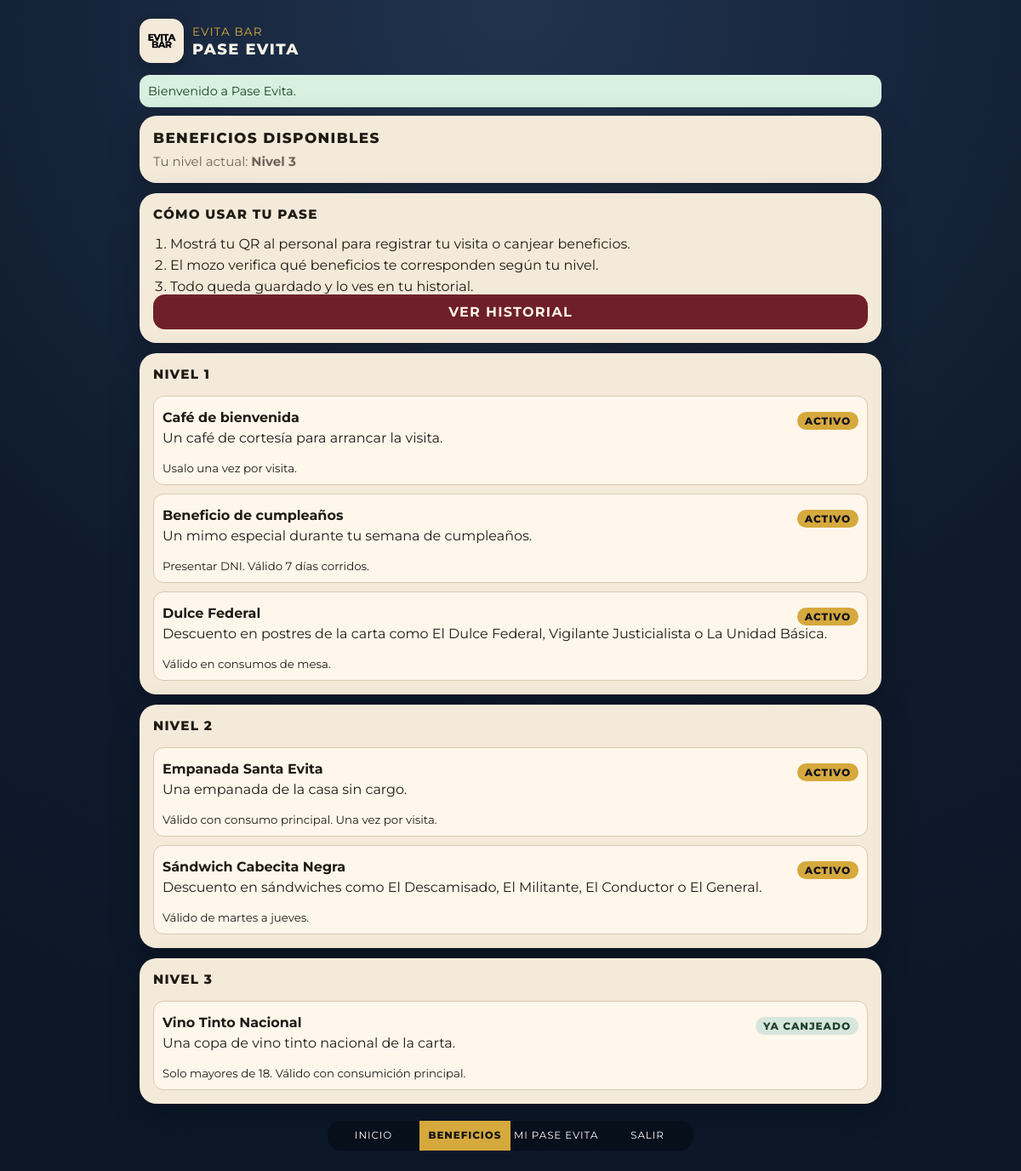
/benefits.php (signed in), run on the app's committed database.
### tables this page shows
CREATE TABLE users (
  id BIGINT UNSIGNED AUTO_INCREMENT PRIMARY KEY,
  name VARCHAR(120) NOT NULL,
  dni VARCHAR(20) NOT NULL,
  phone VARCHAR(25) NOT NULL,
  birthdate DATE NOT NULL,
  email VARCHAR(160) NOT NULL,
  password_hash VARCHAR(255) NOT NULL,
  password_reset_required TINYINT(1) NOT NULL DEFAULT 0,
  password_reset_at DATETIME NULL,
  password_reset_by BIGINT UNSIGNED NULL,
  role ENUM('client', 'staff', 'admin') NOT NULL DEFAULT 'client',
  level TINYINT UNSIGNED NOT NULL DEFAULT 1,
  visits_count INT UNSIGNED NOT NULL DEFAULT 0,
  qr_token CHAR(64) NOT NULL,
  created_at DATETIME NOT NULL,
  updated_at DATETIME NOT NULL,
  UNIQUE KEY uniq_users_dni (dni),
  UNIQUE KEY uniq_users_email (email),
  UNIQUE KEY uniq_users_phone (phone),
  UNIQUE KEY uniq_users_qr_token (qr_token),
  KEY idx_users_level (level),
  KEY idx_users_role (role)
);

CREATE TABLE benefits (
  id BIGINT UNSIGNED AUTO_INCREMENT PRIMARY KEY,
  title VARCHAR(150) NOT NULL,
  description TEXT NOT NULL,
  required_level TINYINT UNSIGNED NOT NULL DEFAULT 1,
  conditions VARCHAR(255) NULL,
  active TINYINT(1) NOT NULL DEFAULT 1,
  sort_order INT NOT NULL DEFAULT 0,
  created_at DATETIME NOT NULL,
  updated_at DATETIME NOT NULL,
  KEY idx_benefits_filters (active, required_level, sort_order)
);

### config/database.php (called while the page is built, shortened)
<?php
function db(): PDO
{
    static $pdo = null;
    if ($pdo instanceof PDO) {
        return $pdo;
    }
    $localConfig = [];
    $host = ($localConfig['db.host'] ?? getenv('DB_HOST')) ?: '127.0.0.1';
    $port = ($localConfig['db.port'] ?? getenv('DB_PORT')) ?: '3306';
    $dbname = ($localConfig['db.name'] ?? getenv('DB_NAME')) ?: 'pase_evita';
    $user = ($localConfig['db.user'] ?? getenv('DB_USER')) ?: 'root';
    $pass = ($localConfig['db.pass'] ?? getenv('DB_PASS')) ?: '';
    $dsn = "mysql:host={$host};port={$port};dbname={$dbname};charset=utf8mb4";
    $options = [
        PDO::ATTR_ERRMODE => PDO::ERRMODE_EXCEPTION,
        PDO::ATTR_DEFAULT_FETCH_MODE => PDO::FETCH_ASSOC,
        PDO::ATTR_EMULATE_PREPARES => false,
    ];
    $pdo = new PDO($dsn, $user, $pass, $options);
    return $pdo;
}

### includes/auth.php (called while the page is built, shortened)
<?php
require_once __DIR__ . '/../config/database.php';
require_once __DIR__ . '/functions.php';
function current_user(): ?array
{
    $stmt = db()->prepare('SELECT * FROM users WHERE id = :id LIMIT 1');
    $stmt->execute(['id' => $_SESSION['user_id']]);
    $user = $stmt->fetch();
    return $user ?: null;
}
function require_login(array $roles = ['client', 'staff', 'admin']): array
{
    $user = current_user();
    $scriptName = basename((string) ($_SERVER['SCRIPT_NAME'] ?? ''));
    if (
        $user['role'] === 'client'
        && userRequiresPasswordChange((int) $user['id'])
        && !in_array($scriptName, ['change-password.php', 'login.php', 'logout.php'], true)
    ) {
        header('Location: /public/change-password.php');
        exit;
    }
    return $user;
}

### includes/functions.php (called while the page is built, shortened)
<?php
require_once __DIR__ . '/../config/database.php';
function e(string $value): string
{
    return htmlspecialchars($value, ENT_QUOTES, 'UTF-8');
}
function userRequiresPasswordChange(int $userId): bool
{
    $stmt = db()->prepare('SELECT password_reset_required FROM users WHERE id = :id LIMIT 1');
    $stmt->execute(['id' => $userId]);
    $user = $stmt->fetch();
    return !empty($user) && (int) $user['password_reset_required'] === 1;
}
function activeBenefitsByLevel(): array
{
    $stmt = db()->query('SELECT * FROM benefits WHERE active = 1 ORDER BY required_level ASC, sort_order ASC, id ASC');
    $items = $stmt->fetchAll();
    $grouped = [1 => [], 2 => [], 3 => []];
    foreach ($items as $item) {
        $grouped[(int) $item['required_level']][] = $item;
    }
    return $grouped;
}

### public/benefits.php (the view, shortened to what this page needs)
<?php
require_once __DIR__ . '/../includes/auth.php';
$user = require_login(['client']);
$grouped = activeBenefitsByLevel();
$redeemedBenefitIds = userRedeemedBenefitIds((int) $user['id']);
require __DIR__ . '/../includes/header.php';
?>
<section class="card">
    <h2>Beneficios disponibles</h2>
    <p class="muted">Tu nivel actual: <strong>Nivel <?= (int) $user['level'] ?></strong></p>
</section>
<section class="card">
    <h3>Cómo usar tu pase</h3>
    <ol class="steps-list compact">
        <li>Mostrá tu QR al personal para registrar tu visita o canjear beneficios.</li>
        <li>El mozo verifica qué beneficios te corresponden según tu nivel.</li>
        <li>Todo queda guardado y lo ves en tu historial.</li>
    </ol>
    <div class="bottom-cta-wrap">
        <a class="btn btn-secondary btn-wide" href="/public/history.php">Ver historial</a>
    </div>
</section>
<?php foreach ([1, 2, 3] as $level): ?>
    <section class="card">
        <h3>Nivel <?= $level ?></h3>
        <?php if (empty($grouped[$level])): ?>
            <p class="muted">Sin beneficios cargados para este nivel.</p>
        <?php else: ?>
            <ul class="benefit-list">
                <?php foreach ($grouped[$level] as $benefit): ?>
                    <?php $isRedeemed = !empty($redeemedBenefitIds[(int) $benefit['id']]); ?>
                    <li class="<?= (int) $user['level'] >= $level ? 'is-active-benefit' : 'is-locked-benefit' ?><?= $isRedeemed ? ' is-redeemed-benefit' : '' ?>">
                        <div class="benefit-line">
                            <strong><?= e($benefit['title']) ?></strong>
                            <?php if ($isRedeemed): ?>
                                <span class="badge badge-small badge-redeemed">Ya canjeado</span>
                            <?php elseif ((int) $user['level'] >= $level): ?>
                                <span class="badge badge-small">Activo</span>
                            <?php endif; ?>
                        </div>
                        <p><?= e($benefit['description']) ?></p>
                        <?php if (!empty($benefit['conditions'])): ?>
                            <small><?= e($benefit['conditions']) ?></small>
                        <?php endif; ?>
                    </li>
                <?php endforeach; ?>
            </ul>
        <?php endif; ?>
    </section>
<?php endforeach; ?>
<nav class="bottom-nav">
    <a href="/public/dashboard.php">Inicio</a>
    <a href="/public/benefits.php" class="active">Beneficios</a>
    <a href="/public/qr.php">Mi Pase Evita</a>
    <a href="/public/logout.php">Salir</a>
</nav>
<?php require __DIR__ . '/../includes/footer.php'; ?>

### public/assets/css/styles.css (style rules this page uses)
:root { --bg: #0f1b2d; --bg-alt: #1d2a40; --card: #f4ead9; --text: #1f1b14; --gold: #d6a93d; --wine: #6f1f2a; --deep-green: #1f4a3f; --muted: #6d655b; --radius: 20px; --shadow: 0 10px 35px rgba(0, 0, 0, 0.25); }
* { box-sizing: border-box; }
html, body { margin: 0; padding: 0; }
body { margin: 0; font-family: "Montserrat", "Segoe UI", Arial, sans-serif; background: radial-gradient(circle at top, #21334f 0%, var(--bg) 55%, #0b1626 100%); color: #f8f2e8; }
a { color: inherit; }
.card, .hero-card { background: var(--card); color: var(--text); border-radius: var(--radius); padding: 16px; box-shadow: var(--shadow); min-width: 0; }
h1, h2, h3, p { margin-top: 0; }
h1, h2, h3, .badge, .btn, .bottom-nav a, .label, .brand-title { text-transform: uppercase; }
h2 { margin-bottom: 8px; }
.muted { color: var(--muted); margin-bottom: 0; font-size: 0.94rem; font-weight: 400; text-transform: none; }
h2, h3 { font-weight: 800; letter-spacing: 0.08em; line-height: 1.2; }
h2 { font-size: 1.06rem; }
h3 { font-size: 0.95rem; }
.badge { display: inline-block; margin-top: 8px; background: var(--gold); color: #112; border-radius: 999px; padding: 6px 12px; font-weight: 800; font-size: 0.9rem; letter-spacing: 0.08em; line-height: 1.1; white-space: normal; text-align: center; }
.badge-small { font-size: 0.75rem; padding: 4px 9px; }
.badge-redeemed { background: #d7e6dc; color: #21412e; }
.btn { border: none; border-radius: 14px; padding: 12px 14px; font-size: 1rem; font-weight: 700; text-decoration: none; display: inline-flex; justify-content: center; align-items: center; cursor: pointer; text-transform: uppercase; letter-spacing: 0.08em; line-height: 1.1; text-align: center; white-space: normal; }
.btn-secondary { background: var(--wine); color: #fff6e7; }
.btn-wide { width: 100%; }
.bottom-cta-wrap { display: grid; gap: 8px; }
.benefit-list { list-style: none; padding: 0; margin: 0; display: grid; gap: 10px; }
.benefit-list li { border: 1px solid #d8c8b2; border-radius: 12px; padding: 10px; background: #fff7ec; min-width: 0; }
.steps-list, .history-list { margin: 0; padding-left: 20px; }
.steps-list { display: grid; gap: 8px; }
.steps-list.compact { gap: 6px; }
.benefit-line { display: flex; justify-content: space-between; align-items: center; gap: 8px; flex-wrap: wrap; }
.is-active-benefit { border-left: 5px solid var(--deep-green); }
.is-redeemed-benefit { border-left: 5px solid #21412e; background: #eef4ef; }
.bottom-nav { position: fixed; left: 0; right: 0; bottom: 0; display: grid; grid-template-columns: repeat(4, 1fr); background: rgba(8, 15, 27, 0.95); backdrop-filter: blur(8px); max-width: 440px; margin: 0 auto; border-radius: 18px 18px 0 0; overflow: hidden; }
.bottom-nav a { text-align: center; color: #fff; text-decoration: none; font-size: 0.74rem; padding: 11px 4px; text-transform: uppercase; letter-spacing: 0.08em; line-height: 1.15; overflow-wrap: anywhere; }
.bottom-nav a.active { background: var(--gold); color: #151515; font-weight: 800; }
@media (min-width: 768px) { .bottom-nav { position: static; margin-top: 8px; border-radius: 16px; max-width: 100%; } }

### data on the page
users: level "3"
benefits: title "Café de bienvenida", shows "ACTIVO", description "Un café de cortesía para arrancar la visita.", conditions "Usalo una vez por visita."
benefits: title "Beneficio de cumpleaños", shows "ACTIVO", description "Un mimo especial durante tu semana de cumpleaños.", conditions "Presentar DNI. Válido 7 días corridos."
benefits: title "Dulce Federal", shows "ACTIVO", description "Descuento en postres de la carta como El Dulce Federal, Vigilante Justicialista o La Unidad Básica.", conditions "Válido en consumos de mesa."
benefits: title "Empanada Santa Evita", shows "ACTIVO", description "Una empanada de la casa sin cargo.", conditions "Válido con consumo principal. Una vez por visita."
benefits: title "Sándwich Cabecita Negra", shows "ACTIVO", description "Descuento en sándwiches como El Descamisado, El Militante, El Conductor o El General.", conditions "Válido de martes a jueves."
benefits: title "Vino Tinto Nacional", shows "YA CANJEADO", description "Una copa de vino tinto nacional de la carta.", conditions "Solo mayores de 18. Válido con consumición principal."

### other printed values
$appName "PASE EVITA"
$flash['message'] "Bienvenido a Pase Evita."
$level "1"
$level "2"
$level "3"
